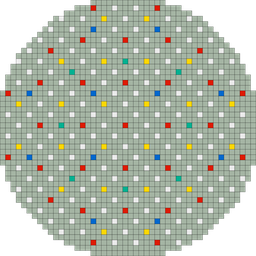
#> input picture tools/ref.png, 256 x 256 px, shrunk from 1280 x 1280 before the run
$ python parse_opb82_scheme.py ref.png 100 100
#> lines starting #> are read from the running program, lines starting #| are printed output that depends on the picture
#!/usr/bin/env python3
"""
OPB-82 Scheme Parser
Parses the RBMK-1000 reactor core layout image and extracts cell positions.
Uses connected components algorithm to find cells.

Cell types and their colors (hex):
- AZ (Emergency Rods): #DE1A03 (red) - 33 cells
- TK (Fuel Channels): #A5B5A4 (gray-green) - 1661 cells
- RR (Manual Control): #EBEBEB (light gray) - 146 cells
- AR (Automatic): #01B191 (teal/green) - 8 cells
- LAR (Local Auto): #0067CE (blue) - 12 cells
- USP (Shortened): #FED801 (yellow) - 24 cells

The image has grid lines every 8 cells that need to be removed during post-processing.
"""

import json
import sys
from pathlib import Path
from collections import deque

try:
    from PIL import Image
except ImportError:
    print("Installing Pillow...")
    import subprocess
    subprocess.check_call([sys.executable, "-m", "pip", "install", "Pillow"])
    from PIL import Image

# Color definitions (RGB)
COLORS = {
    'AZ': (0xDE, 0x1A, 0x03),   # Red - Emergency Rods
    'TK': (0xA5, 0xB5, 0xA4),   # Gray-green - Fuel Channels
    'RR': (0xEB, 0xEB, 0xEB),   # Light gray - Manual Control
    'AR': (0x01, 0xB1, 0x91),   # Teal/Green - Automatic
    'LAR': (0x00, 0x67, 0xCE),  # Blue - Local Auto
    'USP': (0xFE, 0xD8, 0x01),  # Yellow - Shortened
}

# Color tolerance for matching
COLOR_TOLERANCE = 25

def color_distance(c1, c2):
    """Calculate Euclidean distance between two RGB colors."""
    return sum((a - b) ** 2 for a, b in zip(c1, c2)) ** 0.5

# [9 lines left out: function identify_color, not called in this run]

def find_connected_components(img, target_color, tolerance=COLOR_TOLERANCE):
    """
    Find all connected components of a given color using flood fill.
    Returns list of (center_x, center_y, area) for each component.
    """
    width, height = img.size
    pixels = img.load()
    visited = set()
    components = []

    def matches_color(pixel):
        if len(pixel) == 4:
            pixel = pixel[:3]
        return color_distance(pixel, target_color) < tolerance

    def flood_fill(start_x, start_y):
        """BFS flood fill to find connected component."""
        if (start_x, start_y) in visited:
            return None
        if not matches_color(pixels[start_x, start_y]):
            return None

        queue = deque([(start_x, start_y)])
        component_pixels = []

        while queue:
            x, y = queue.popleft()
            if (x, y) in visited:
                continue
            if x < 0 or x >= width or y < 0 or y >= height:
                continue
            if not matches_color(pixels[x, y]):
                continue

            visited.add((x, y))
            component_pixels.append((x, y))

            # Add 4-connected neighbors
            queue.append((x + 1, y))
            queue.append((x - 1, y))
            queue.append((x, y + 1))
            queue.append((x, y - 1))

        if component_pixels:
            # Calculate center of mass
            sum_x = sum(p[0] for p in component_pixels)
            sum_y = sum(p[1] for p in component_pixels)
            center_x = sum_x / len(component_pixels)
            center_y = sum_y / len(component_pixels)
            return (center_x, center_y, len(component_pixels))
        return None

    # Scan image for components
    for y in range(height):
        for x in range(width):
            if (x, y) not in visited:
                component = flood_fill(x, y)
                if component:
                    components.append(component)

    return components


# [45 lines left out: function normalize_coordinates, not called in this run]


def parse_scheme(image_path, cell_size=26, output_path=None, min_area=100):
    """
    Parse the OPB-82 scheme image and extract cell positions.
    Uses connected components to find cells.

    Args:
        image_path: Path to the scheme image
        cell_size: Approximate size of each cell in pixels
        output_path: Path to save the JSON output
        min_area: Minimum area (in pixels) for a valid cell

    Returns:
        Dictionary with cell positions by type
    """
#> called with image_path = 'ref.png', cell_size = 100, min_area = 100
    print(f"Loading image: {image_path}")
    img = Image.open(image_path)
#> img is the input picture: PIL image 256x256 RGBA; mean R, G, B, A 132.7, 141.6, 128.1, 208.6
    width, height = img.size
#> width = 256; height = 256
    print(f"Image size: {width}x{height}")
#| Image size: 256x256

    # Convert to RGB if necessary
    if img.mode != 'RGB':
        img = img.convert('RGB')
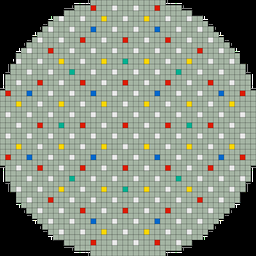
#> img: PIL image 256x256 RGB; mean R, G, B 132.7, 141.6, 128.1

    # Results storage
    cells = {
        'AZ': [],
        'TK': [],
        'RR': [],
        'AR': [],
        'LAR': [],
        'USP': [],
    }

    # Find connected components for each color
    for cell_type, color in COLORS.items():
        print(f"Finding {cell_type} cells (color: #{color[0]:02X}{color[1]:02X}{color[2]:02X})...")
        components = find_connected_components(img, color)

        # Filter by minimum area and convert to grid coordinates
        for center_x, center_y, area in components:
            if area >= min_area:
                grid_x = int(center_x / cell_size)
                grid_y = int(center_y / cell_size)

                cells[cell_type].append({
                    'grid_x': grid_x,
                    'grid_y': grid_y,
                    'pixel_x': int(center_x),
                    'pixel_y': int(center_y),
                    'area': area,
                })

    # Print raw statistics
    print("\n=== Raw Cell Statistics ===")
    total = 0
    for cell_type, positions in cells.items():
        count = len(positions)
        total += count
        print(f"{cell_type}: {count} cells")
    print(f"Total: {total} cells")

    # Normalize coordinates to remove grid line gaps
    cells = normalize_coordinates(cells)

    # Print normalized statistics
    print("\n=== Normalized Cell Statistics ===")
    total = 0
    for cell_type, positions in cells.items():
        count = len(positions)
        total += count
        print(f"{cell_type}: {count} cells")
    print(f"Total: {total} cells")

    # Find grid bounds after normalization
    all_x = []
    all_y = []
    for cell_list in cells.values():
        for cell in cell_list:
            all_x.append(cell['grid_x'])
            all_y.append(cell['grid_y'])

    grid_width = max(all_x) - min(all_x) + 1 if all_x else 0
    grid_height = max(all_y) - min(all_y) + 1 if all_y else 0
    print(f"Grid size: {grid_width} x {grid_height}")

    # Prepare output
    output = {
        'metadata': {
            'image_size': {'width': width, 'height': height},
            'cell_size': cell_size,
            'total_cells': total,
            'grid_size': {'width': grid_width, 'height': grid_height},
        },
        'cells': cells,
        'positions_by_type': {}
    }

    # Convert to simple coordinate format for TypeScript
    for cell_type, positions in cells.items():
        output['positions_by_type'][cell_type] = [
            f"{p['grid_x']},{p['grid_y']}" for p in positions
        ]

    # Save to JSON
    if output_path is None:
        output_path = Path(image_path).with_suffix('.json')

    with open(output_path, 'w', encoding='utf-8') as f:
        json.dump(output, f, indent=2, ensure_ascii=False)

    print(f"\nOutput saved to: {output_path}")

    # Also generate TypeScript code
    ts_output = generate_typescript(cells)
    ts_path = Path(output_path).with_suffix('.ts')
    with open(ts_path, 'w', encoding='utf-8') as f:
        f.write(ts_output)
    print(f"TypeScript code saved to: {ts_path}")

    return output

# [34 lines left out: function generate_typescript, not called in this run]

def main():
    if len(sys.argv) < 2:
        print("Usage: python parse_opb82_scheme.py <image_path> [cell_size] [min_area]")
        print("\nExample:")
        print("  python parse_opb82_scheme.py opb82_scheme.png 26 100")
        sys.exit(1)

    image_path = sys.argv[1]
    cell_size = int(sys.argv[2]) if len(sys.argv) > 2 else 26
    min_area = int(sys.argv[3]) if len(sys.argv) > 3 else 100

    parse_scheme(image_path, cell_size, min_area=min_area)

if __name__ == '__main__':
#> (the run stopped early here; a loop or call above may not have finished)
